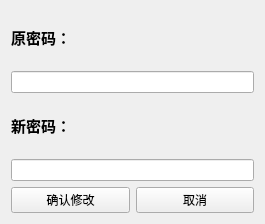
<?xml version="1.0" encoding="UTF-8"?>
<ui version="4.0">
 <class>PassWord</class>
 <widget class="QWidget" name="PassWord">
  <property name="geometry">
   <rect>
    <x>0</x>
    <y>0</y>
    <width>265</width>
    <height>224</height>
   </rect>
  </property>
  <property name="windowTitle">
   <string>PassWord</string>
  </property>
  <layout class="QGridLayout" name="gridLayout">
   <item row="0" column="0">
    <layout class="QVBoxLayout" name="verticalLayout_3">
     <item>
      <layout class="QVBoxLayout" name="verticalLayout">
       <item>
        <widget class="QLabel" name="label">
         <property name="text">
          <string>&lt;html&gt;&lt;head/&gt;&lt;body&gt;&lt;p&gt;&lt;span style=&quot; font-size:11pt; font-weight:600;&quot;&gt;原密码：&lt;/span&gt;&lt;/p&gt;&lt;/body&gt;&lt;/html&gt;</string>
         </property>
        </widget>
       </item>
       <item>
        <widget class="QLineEdit" name="L_oldPass"/>
       </item>
      </layout>
     </item>
     <item>
      <layout class="QVBoxLayout" name="verticalLayout_2">
       <item>
        <widget class="QLabel" name="label_2">
         <property name="text">
          <string>&lt;html&gt;&lt;head/&gt;&lt;body&gt;&lt;p&gt;&lt;span style=&quot; font-size:11pt; font-weight:600;&quot;&gt;新密码：&lt;/span&gt;&lt;/p&gt;&lt;/body&gt;&lt;/html&gt;</string>
         </property>
        </widget>
       </item>
       <item>
        <widget class="QLineEdit" name="L_newPass"/>
       </item>
      </layout>
     </item>
     <item>
      <layout class="QHBoxLayout" name="horizontalLayout">
       <item>
        <widget class="QPushButton" name="B_check">
         <property name="text">
          <string>确认修改</string>
         </property>
        </widget>
       </item>
       <item>
        <widget class="QPushButton" name="B_cancle">
         <property name="text">
          <string>取消</string>
         </property>
        </widget>
       </item>
      </layout>
     </item>
    </layout>
   </item>
  </layout>
 </widget>
 <layoutdefault spacing="6" margin="11"/>
 <resources/>
 <connections/>
</ui>
